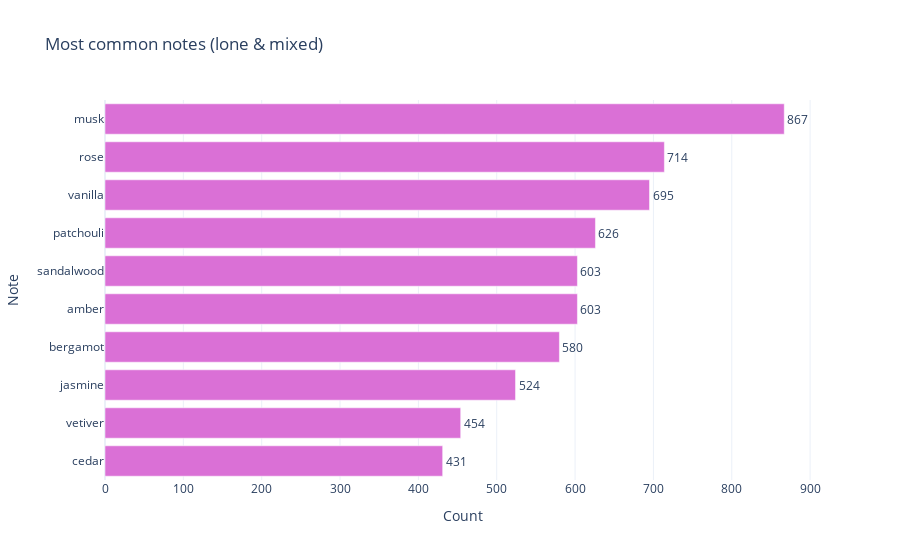

Notebook code for this chart:
### Code cell
## Plotting the most common mixed & lone notes
mix_top_10 = mix_note_counter.iloc[0:10]

fig = px.bar(mix_top_10, x='Count', y='Note', orientation='h', 
             title='Most common notes (lone & mixed)',
             template= 'plotly_white',
             text_auto='0s')
fig.update_yaxes(categoryorder='total ascending')
fig.update_traces(marker_color='#DA70D6', textfont_size=12, textposition="outside", cliponaxis=False)
fig.show()

### Figure 1 — Plotly figure (JSON) as saved in the notebook; plotly's stock layout.template omitted (floating-point values rounded to 4 significant figures)
{"data": [{"alignmentgroup": "True", "cliponaxis": false, "hovertemplate": "Count=%{x}<br>Note=%{y}<extra></extra>", "legendgroup": "", "marker": {"color": "#DA70D6", "pattern": {"shape": ""}}, "name": "", "offsetgroup": "", "orientation": "h", "showlegend": false, "textfont": {"size": 12}, "textposition": "outside", "texttemplate": "%{x:0s}", "type": "bar", "x": [867, 714, 695, 626, 603, 603, 580, 524, 454, 431], "xaxis": "x", "y": ["musk", "rose", "vanilla", "patchouli", "amber", "sandalwood", "bergamot", "jasmine", "vetiver", "cedar"], "yaxis": "y"}], "layout": {"barmode": "relative", "legend": {"tracegroupgap": 0}, "title": {"text": "Most common notes (lone & mixed)"}, "xaxis": {"anchor": "y", "domain": [0, 1], "title": {"text": "Count"}}, "yaxis": {"anchor": "x", "categoryorder": "total ascending", "domain": [0, 1], "title": {"text": "Note"}}}}
